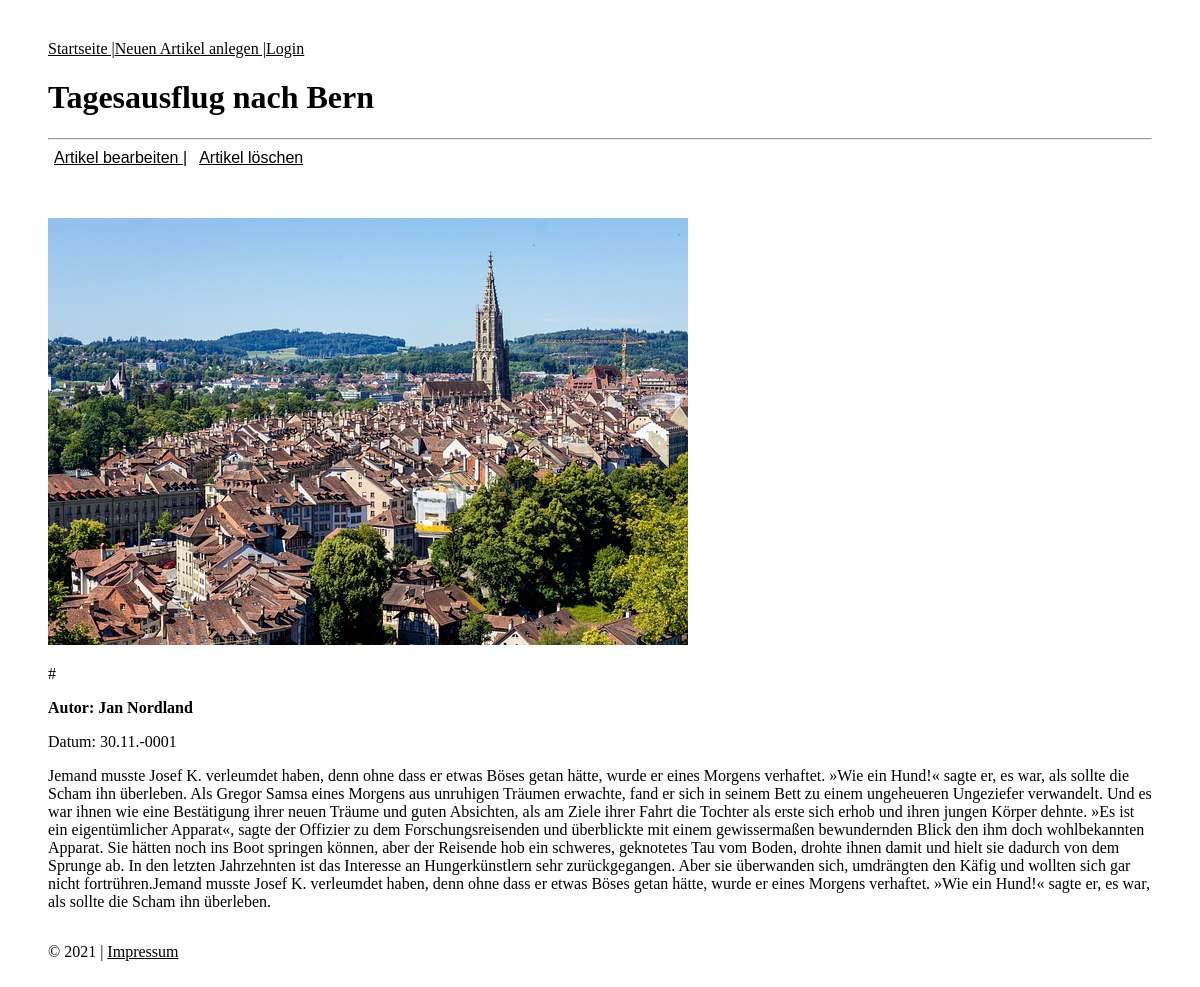
The page /php-pages/article.php?id=3 on the database its author committed.
### tables this page shows
CREATE TABLE `article` (
  `ID` int(11) NOT NULL,
  `Title` varchar(255) DEFAULT NULL,
  `Image` varchar(255) DEFAULT NULL,
  `Text` text DEFAULT NULL,
  `Date` date DEFAULT NULL,
  `Author` varchar(100) DEFAULT NULL,
  `Online` tinyint(1) DEFAULT NULL,
  `tags` varchar(255) NOT NULL
);

### php-pages/article.php (the view, shortened to what this page needs)
<?php
function showArticle($requestedId) {
    $connection = databaseConnection();
    if($connection){
        try {
            $statement = $connection->prepare("
    SELECT article.*, GROUP_CONCAT(tag.name) AS tags
    FROM article
    LEFT JOIN article_tag
        ON article.id = article_tag.article_id
    LEFT JOIN tag
        ON article_tag.tag_id = tag.id
    WHERE article.id = :id
    GROUP BY article.id
");
            $statement->bindParam(':id', $requestedId, PDO::PARAM_INT);
            $statement->execute();
            if ($row = $statement->fetch(PDO::FETCH_ASSOC)) {
                $title = htmlspecialchars($row['Title']);
                $image = htmlspecialchars($row['Image']);
                $content = htmlspecialchars($row['Text']);
                $date = date("d.m.Y", strtotime($row['Date']));
                $author = htmlspecialchars($row['Author']);
                $tags = htmlspecialchars($row['tags']);
                $approval = isset($row['Online']) ? htmlspecialchars($row['Online']) : '0';
                $approvalMessage = $approval === "0" ? "Der Artikel ist noch in Bearbeitung.<br> Nur angemeldete Benutzer können es sehen." : "";
                $tagsArray = array_map('trim', explode(',', $tags));
                $tagsDisplay = '';
                foreach ($tagsArray as $tag) {
                    $tagsDisplay .= '#' . htmlspecialchars($tag) . ' ';
                }
                echo "<!DOCTYPE html>
                    <html lang='de'>
                    <head>
                        <meta charset='UTF-8'>
                        <link rel='stylesheet' href='../assets/css/main.css'>
                        <title>{$title}</title>
                    </head>
                    <body>
                        <div class='pageWidth'>
                            <div class='breadcrumbs'>
                                <a class='link' href='../php-pages/startpage.php'>Startseite  |</a>
                                <a class='link' href='../php-pages/new_article.php'>Neuen Artikel anlegen | </a>
                                <a class='link' href='../php-pages/login.php'>Login</a>
                            </div>
                            <h1>{$title}</h1>
                            <hr>
                            <div class='breadcrumbs'>
                            <form method='post' action='editPage.php'>
                                    <input type='hidden' name='edit_id' value='{$requestedId}'>
                                    <button class='delete' type='submit'>Artikel bearbeiten |</button>
                                </form>
                                <form method='post' action=''>
                                    <input type='hidden' name='delete_id' value='{$requestedId}'>
                                    <button class='delete' type='submit'>Artikel löschen</button>
                                </form>
                            </div>
                            <p class='error'>{$approvalMessage}</p>
                            <br>
                            <img class='marg2' src='{$image}' alt='Bild'>
                            <p>{$tagsDisplay}</p>
                            <p class='textBold'>Autor: {$author}</p>
                            <p>Datum: {$date}</p>
                            <p>{$content}</p>
                            <div class='end marg2'>
                                <p>© 2021 |</p>
                                <a class='link' href='../php-pages/impressum.php'>Impressum</a>
                            </div>
                        </div>
                    </body>
                    </html>";
            } else {
                echo "<p>Artikel nicht gefunden.</p>";
            }
        } catch (PDOException $e) {
            echo "Connection failed: " . $e->getMessage();
        }
    } else{
        echo "Datenbankverbindung festgeschlagen.";
    }
}
if (isset($_GET['id'])) {
    $requestedId = (int)$_GET['id'];
    showArticle($requestedId);
}

### assets/css/main.css (style rules this page uses)
.pageWidth { margin: 40px 40px 40px 40px; }
.breadcrumbs { text-decoration: underline; display:flex; }
.link { color:black; }
.marg2 { margin-top: 16px; }
.end { display: ruby; }
.textBold { font-weight: bold; }
.delete { background-color: transparent; border:none; font-size: 16px; text-decoration: underline; cursor: pointer; }

### rows shown on the page
article: Title "Tagesausflug nach Bern", Image (picture), Author "Jan Nordland", Date "30.11.-0001", Text "Jemand musste Josef K. verleumdet haben, denn ohne dass er etwas Böses getan hätte, wurde er eines Morgens verhaftet. »Wie ein Hund!« sagte er, es war, als sollte die Scham ihn überleben. Als Gregor Samsa eines Morgens aus unruhigen Träumen erwachte, fand er sich in seinem Bett zu einem ungeheueren Ungeziefer verwandelt. Und es war ihnen wie eine Bestätigung ihrer neuen Träume und guten Absichten, als am Ziele ihrer Fahrt die Tochter als erste sich erhob und ihren jungen Körper dehnte. »Es ist ein eigentümlicher Apparat«, sagte der Offizier zu dem Forschungsreisenden und überblickte mit einem gewissermaßen bewundernden Blick den ihm doch wohlbekannten Apparat. Sie hätten noch ins Boot…"

### other values the page prints
$tagsDisplay "#"
